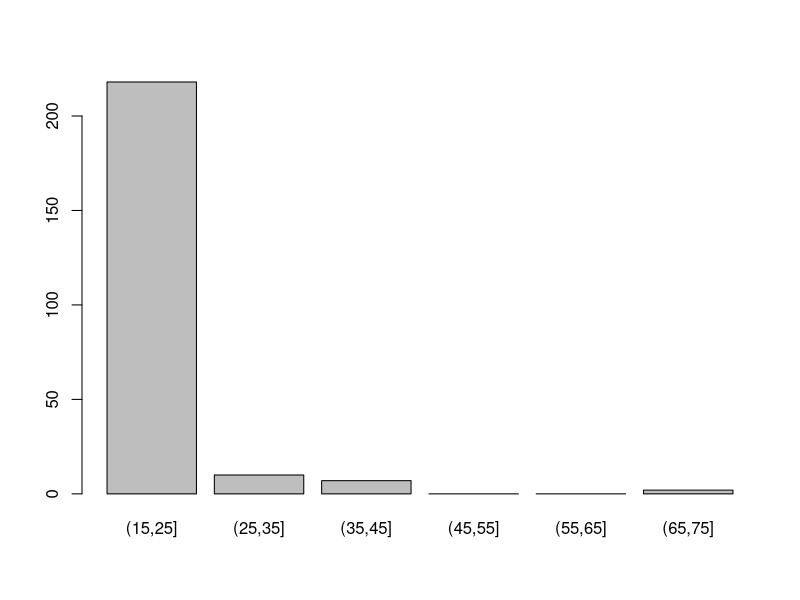
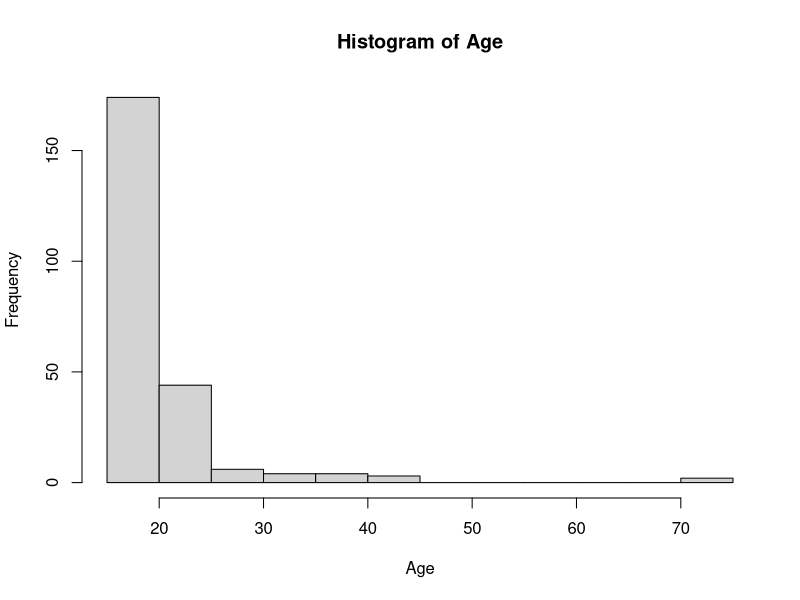
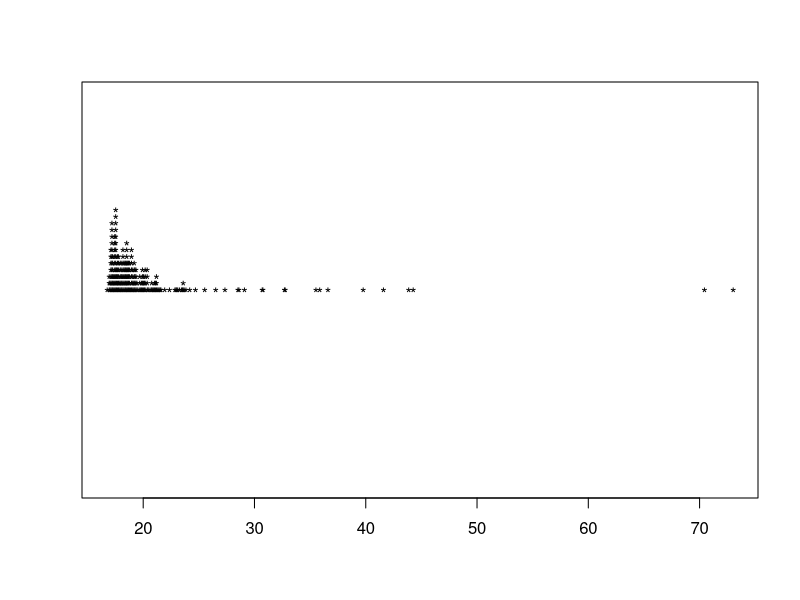

Write R code to recreate these figures, in order.
# 51
library(MASS)
attach(survey)

table(Age)

age.interval <- cut(Age, breaks = seq(15, 75, 10))
table(age.interval)

barplot(table(age.interval))
hist(Age)

stripchart(Age, method = "stack", pch = "*")
